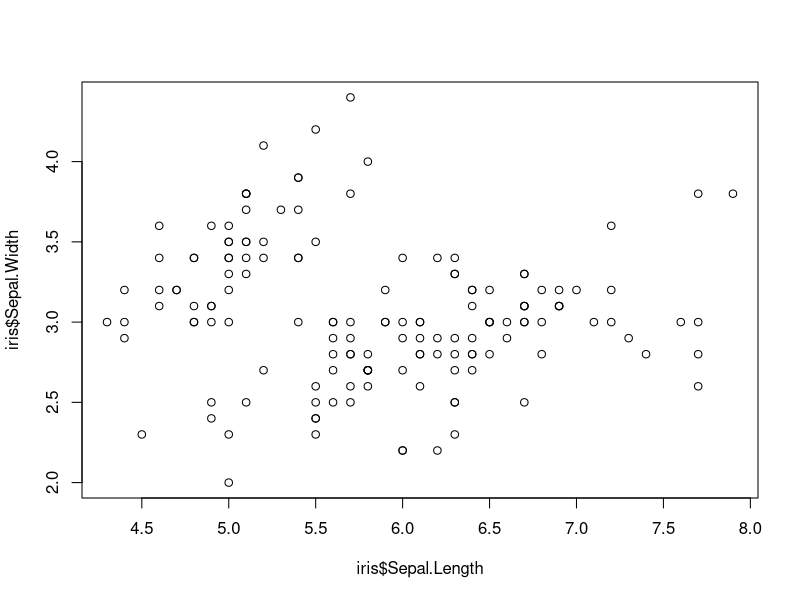
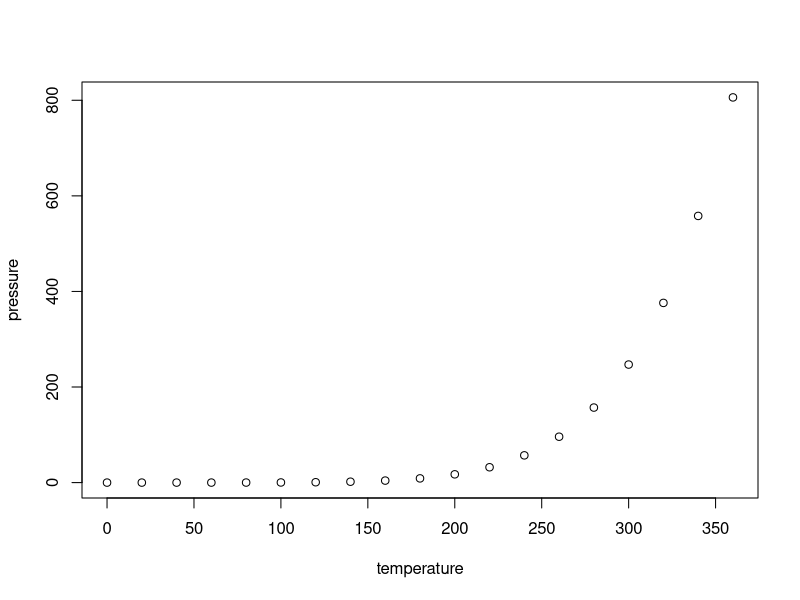

Source code (R) for these figures, in order:
## ---- chunk 1
knitr::opts_chunk$set(echo = TRUE)
## ---- chunk 2
plot(iris$Sepal.Length, iris$Sepal.Width)
## ---- chunk 3
summary(cars)
## ---- chunk 4
plot(pressure)
